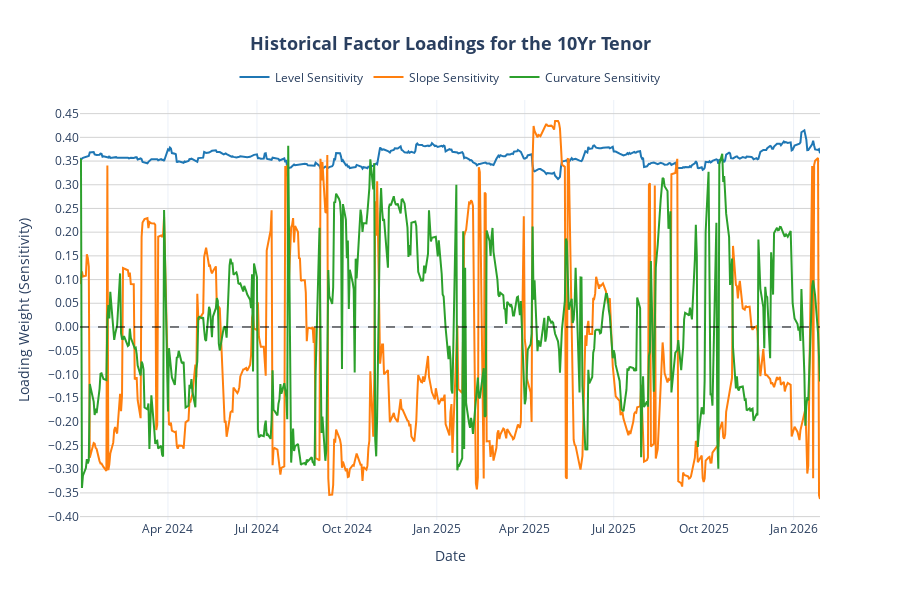

The notebook cell saved with this chart:
### Code cell
fig = plot_single_tenor_loadings(rolling_loadings, tenor='10Yr')
fig.show()

### Figure 1 — Plotly figure (JSON) as saved in the notebook; plotly's stock layout.template omitted (floating-point values rounded to 4 significant figures; data arrays with more than 128 entries replaced by an {"elided": "..."} marker saying what was removed)
{"data": [{"hovertemplate": "<b>Level Sensitivity:</b> %{y:.4f}<extra></extra>", "line": {"color": "#1f77b4", "width": 2}, "mode": "lines", "name": "Level Sensitivity", "type": "scatter", "x": {"elided": "517 str values"}, "y": {"elided": "517 float values"}}, {"hovertemplate": "<b>Slope Sensitivity:</b> %{y:.4f}<extra></extra>", "line": {"color": "#ff7f0e", "width": 2}, "mode": "lines", "name": "Slope Sensitivity", "type": "scatter", "x": {"elided": "517 str values"}, "y": {"elided": "517 float values"}}, {"hovertemplate": "<b>Curvature Sensitivity:</b> %{y:.4f}<extra></extra>", "line": {"color": "#2ca02c", "width": 2}, "mode": "lines", "name": "Curvature Sensitivity", "type": "scatter", "x": {"elided": "517 str values"}, "y": {"elided": "517 float values"}}], "layout": {"height": 600, "hovermode": "x unified", "legend": {"orientation": "h", "x": 0.5, "xanchor": "center", "y": 1.02, "yanchor": "bottom"}, "shapes": [{"line": {"color": "black", "dash": "dash", "width": 1}, "type": "line", "x0": 0, "x1": 1, "xref": "x domain", "y0": 0, "y1": 0, "yref": "y"}], "title": {"font": {"size": 18}, "text": "<b>Historical Factor Loadings for the 10Yr Tenor</b>", "x": 0.5}, "xaxis": {"title": {"text": "Date"}}, "yaxis": {"dtick": 0.05, "gridcolor": "LightGrey", "tickformat": ".2f", "title": {"text": "Loading Weight (Sensitivity)"}}}}
